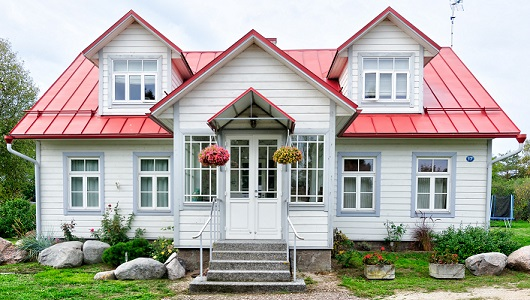
#> input picture image_processing_files/house.jpg, 530 x 300 px, found by its file name
$ python contour.py
#> lines starting #> are read from the running program, lines starting #| are printed output that depends on the picture; after the words box and inside, x2 and y2 are one past the last pixel; in counts of white or black regions, pixels touching at a corner belong together
import cv2 as cv
import numpy as np

path = "image_processing_files\house.jpg"
img = cv.imread(path)
#> img is the input picture: shape (300, 530, 3); mean B, G, R 160.2, 167.9, 170.2
cv.imshow("original_image",img)

# grayscale image
gray = cv.cvtColor(img,cv.COLOR_BGR2GRAY)
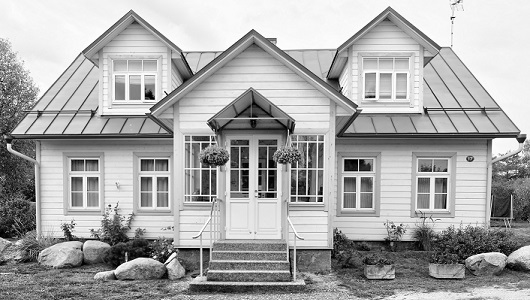
#> gray: shape (300, 530); min 0, max 255, mean 167.7
# cv.imshow("grayScale",gray)

#blurring the image
blur = cv.GaussianBlur(gray,(5,5),cv.BORDER_DEFAULT)
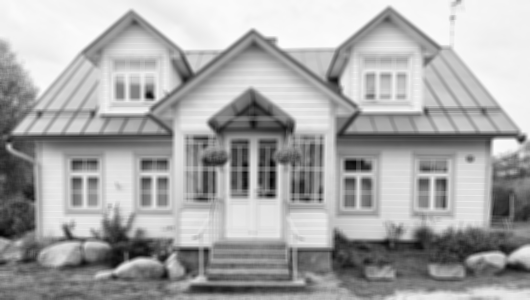
#> blur: shape (300, 530); min 3, max 252, mean 167.7
# cv.imshow("blurr",blur)

# canny edge detection
canny = cv.Canny(blur,125,175)
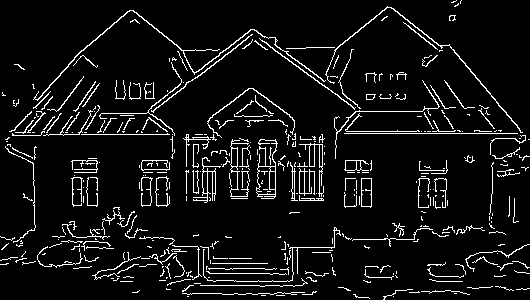
#> canny: shape (300, 530); 7.1% white in thin lines or dots
# cv.imshow("canny",canny)

contours, hierarchies = cv.findContours(canny,cv.RETR_LIST,cv.CHAIN_APPROX_NONE)
#> contours = 428 contours, 392 with area under 20; largest, box (x1, y1, x2, y2) and area: (256, 139, 278, 199) 516, (256, 166, 276, 195) 351, (361, 178, 372, 208) 281, (361, 178, 372, 207) 272, (33, 10, 326, 101) 227
print(f'{len(contours)} contours in the image.')
#| 428 contours in the image.


blank = np.zeros(img.shape,dtype='uint8')
cv.drawContours(blank,contours,-1,color=(0,0,255),thickness=1)
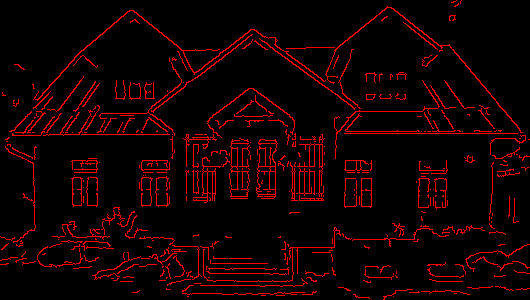
#> blank: shape (300, 530, 3); mean of channels 0, 1, 2 0, 0, 18.2; drawn as B, G, R
cv.imshow("contours",blank)


cv.waitKey(0)

$ run again, with image_processing_files/my-passport-photo.jpg copied over image_processing_files/house.jpg
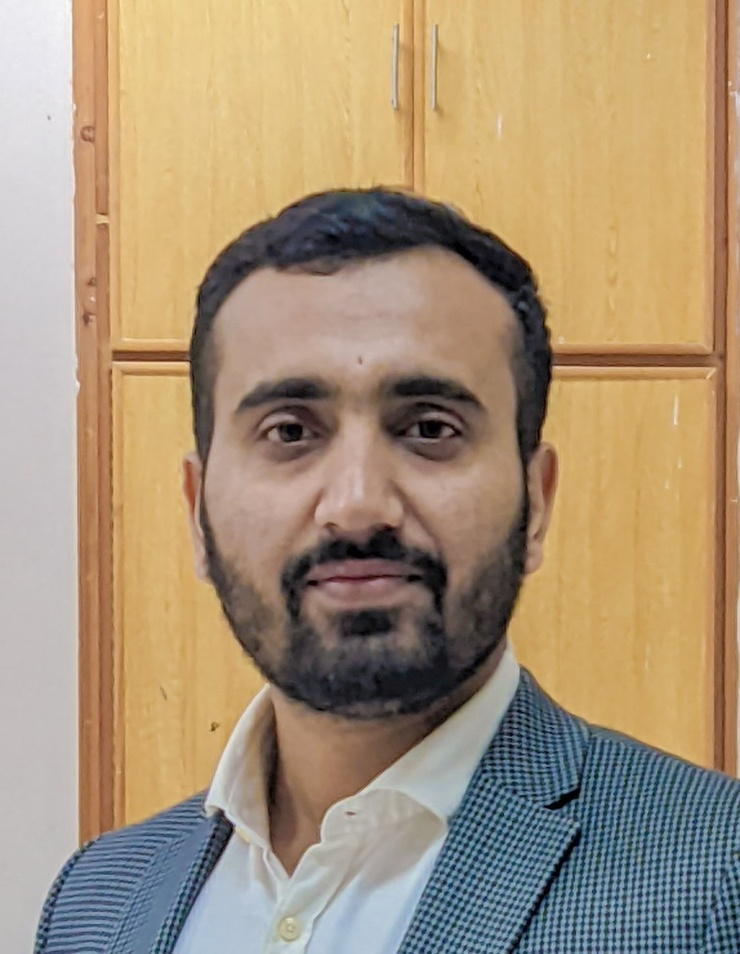
#> input picture image_processing_files/my-passport-photo.jpg, 740 x 954 px, shrunk from 1148 x 1481 before the run, found by its file name
#> img is the input picture: shape (954, 740, 3); mean B, G, R 120.1, 147, 167.3
#> `canny = cv.Canny(blur,125,175)`:
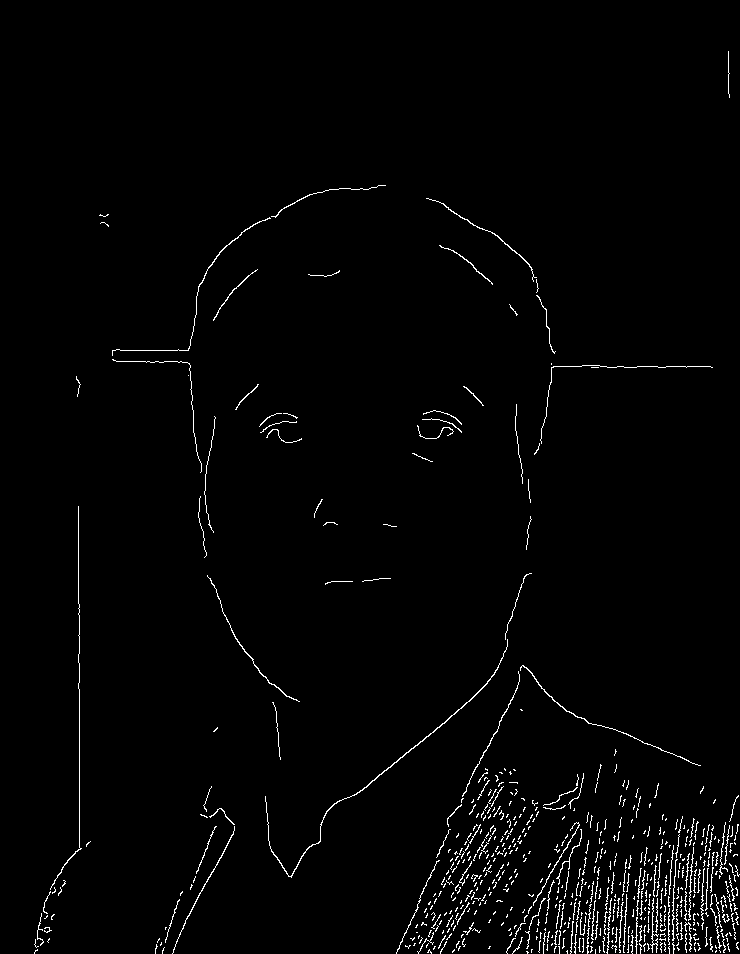
#> canny: shape (954, 740); 1.7% white in thin lines or dots
#> contours = 643 contours, 629 with area under 20; largest, box (x1, y1, x2, y2) and area: (265, 639, 508, 878) 178, (520, 665, 701, 766) 65, (207, 575, 300, 702) 62, (426, 198, 537, 282) 56, (112, 217, 271, 356) 51
#| 643 contours in the image.
#> `cv.drawContours(blank,contours,-1,color=(0,0,255),thickness=1)`:
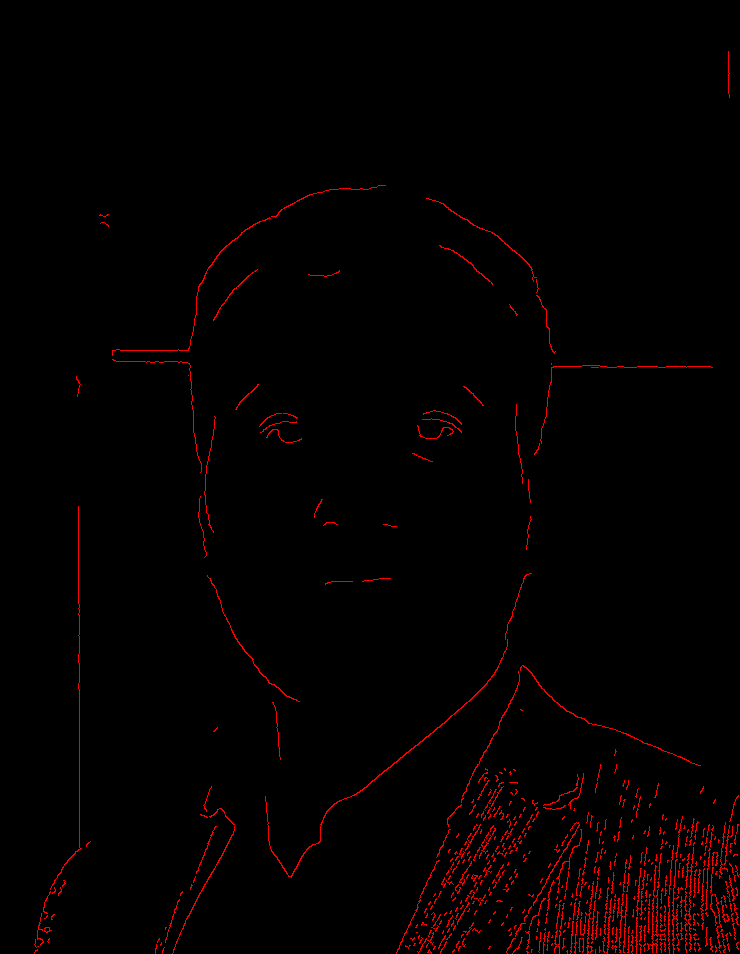
#> blank: shape (954, 740, 3); mean of channels 0, 1, 2 0, 0, 4.3; drawn as B, G, R
